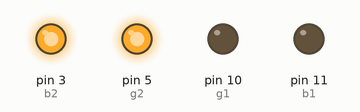
Simulated run of this sketch. Board: Arduino Uno, built with avr-gcc and run on an emulated ATmega328P. Shown: output pins drawn as LEDs (lit = HIGH). Pins used as bus, display or sensor lines are not drawn.

Above: at 0.1 s.
Timing chart, 0 to 1.6 s (numbered marks = the images above):
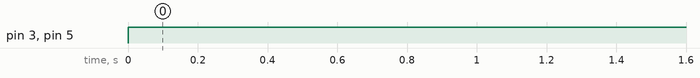

Measured:
- by itself, pin 3 (b2), pin 5 (g2): LOW → HIGH at 0.00 s

The sketch:

RGBsAlternatingFading.ino
```cpp
//This uses two RGB LEDs: one common cathode (r1, g1, b1) and one common anode (r2, g2, b2)
//While CC LED turns red, CA LED fades off (in red) and vice versa

//Common Cathode RGB LED
#define r1 9
#define g1 10
#define b1 11

//Common Anode RGB LED
#define r2 6
#define g2 5
#define b2 3

void setup() {
  pinMode(r1, OUTPUT);
  pinMode(g1, OUTPUT);
  pinMode(b1, OUTPUT);
  pinMode(r2, OUTPUT);
  pinMode(g2, OUTPUT);
  pinMode(b2, OUTPUT);
}

void loop() {
  //In the start Common Cathode RGB is turned off
  digitalWrite(r1, 0);
  digitalWrite(g1, 0);
  digitalWrite(b1, 0);
  //In the start Common Anode is lit up (white)
  digitalWrite(r2, 0);
  digitalWrite(g2, 0);
  digitalWrite(b2, 0);

  int i;
  for (i=0; i<=255; i++){
    //Common Cathode LED slowly turns red
    analogWrite(r1, i);
    analogWrite(g1, 0);
    analogWrite(b1, 0);

    //Common Anode LED was red and slowly turns off
    analogWrite(r2, i);
    analogWrite(g2, 255);
    analogWrite(b2, 255);
    delay(5);
  }
  delay(100);

  for (i=255; i>=0; i--){
    //Common Cathode LED was red and slowly turns off
    analogWrite(r1, i);
    analogWrite(g1, 0);
    analogWrite(b1, 0);

    //Common Anode LED slowly turns red
    analogWrite(r2, i);
    analogWrite(g2, 255);
    analogWrite(b2, 255);
    delay(5);
  }
  delay(100);
}
```
